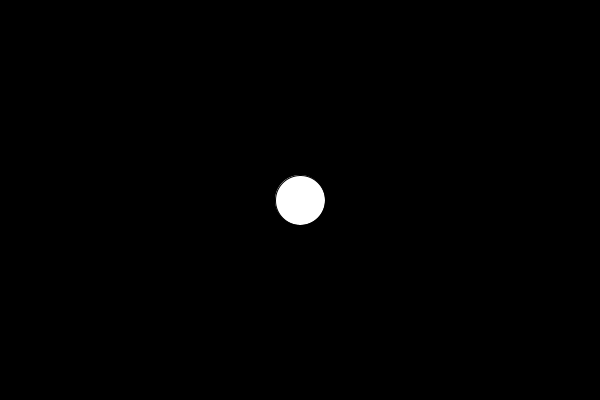
Frame 1 (no input)
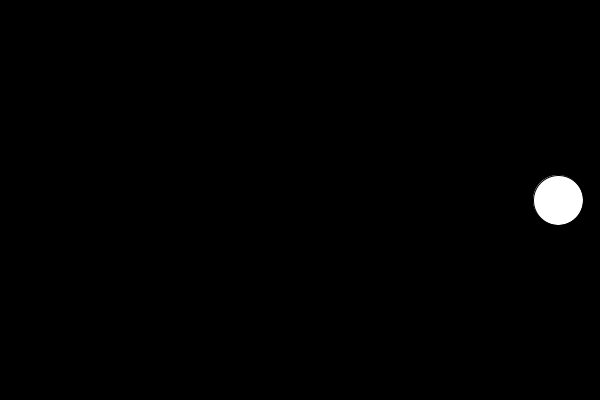
Frame 60 (the mouse pressed at the canvas centre just before this capture)
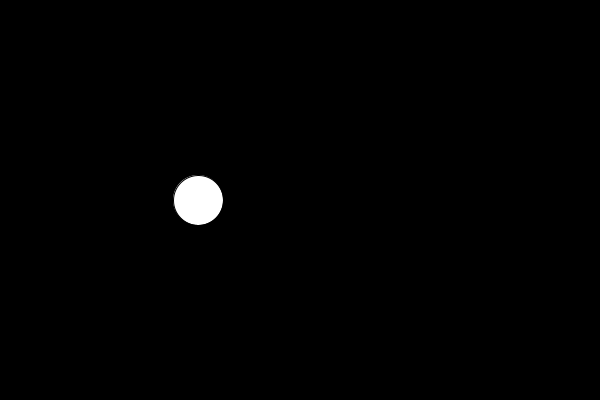
Frame 120 (the mouse held since frame 60 and released just before this capture)

The Processing sketch that drew these frames (run headless with seeded random() and noise(); from frame 60 on, the mouse is pressed at the canvas centre):

// Processing sketch: week1_quiz_LinearOscillation3SecTimer
// ── week1_quiz_LinearOscillation3SecTimer.pde
float xPos, yPos;
float xSpeed = 6;

void setup() {
  size(600, 400);
  xPos = width*.5;
  yPos = height*.5;
  frameRate(100);
}

void draw(){
  background(0);
  fill(255);
  ellipse(xPos, yPos, 50, 50);
   xPos = xPos + xSpeed;
  if ((xPos>width)||(xPos<0)) {
    xSpeed = xSpeed * -1;
  }
}
